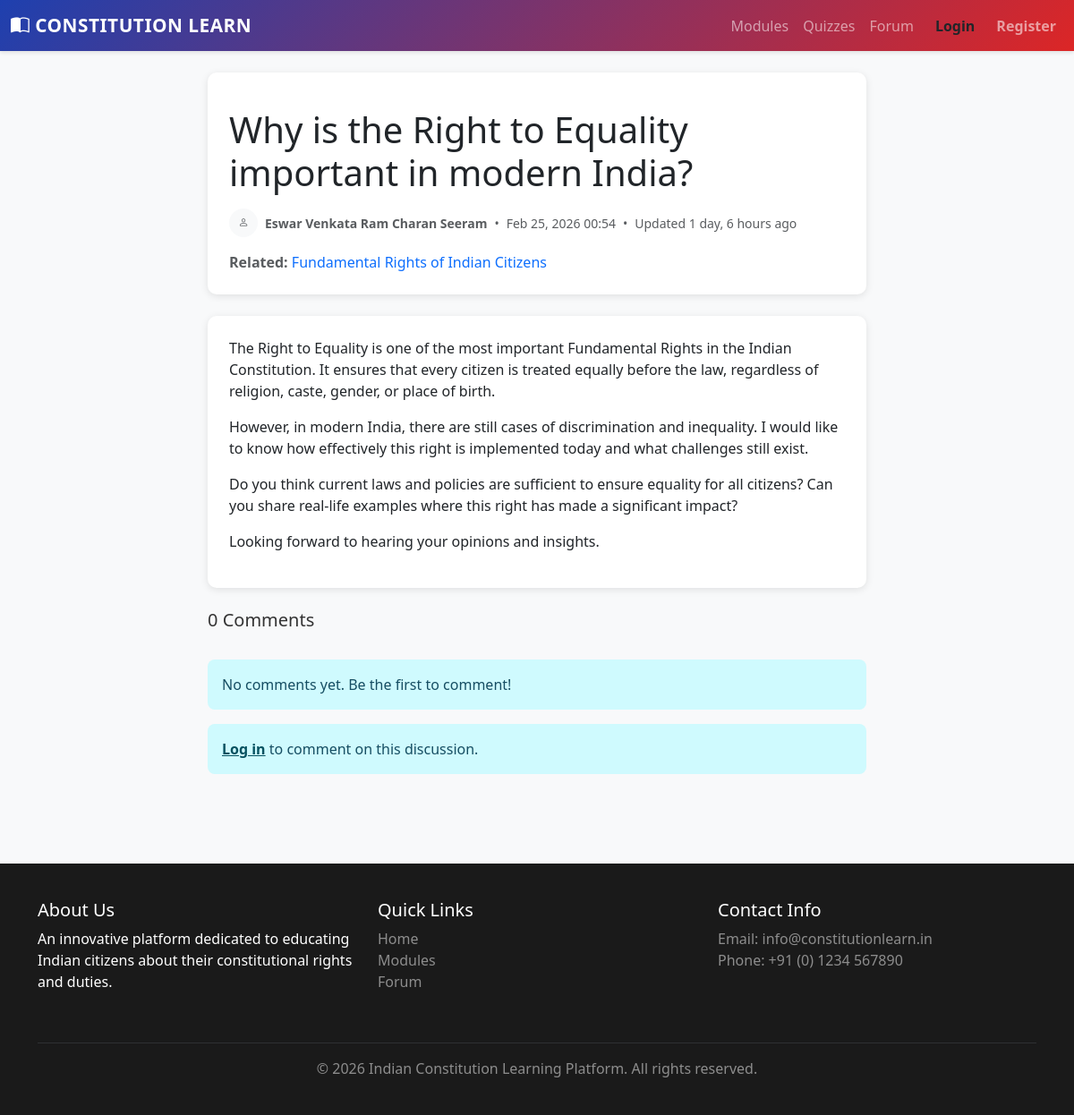
/discussions/1/, run on the app's committed database.
### core/models.py (models this page shows, shortened)
class DiscussionThread(models.Model):
    STATUS_CHOICES = [
        ('open', 'Open'),
        ('closed', 'Closed'),
        ('pinned', 'Pinned'),
    ]
    title = models.CharField(
        max_length=255,
        help_text='Thread title'
    )
    content = models.TextField(help_text='Thread content')
    author = models.ForeignKey(
        CustomUser,
        on_delete=models.CASCADE,
        related_name='discussion_threads',
        help_text='Thread creator'
    )
    module = models.ForeignKey(
        LearningModule,
        on_delete=models.SET_NULL,
        null=True,
        blank=True,
        related_name='discussion_threads',
        help_text='Related module (optional)'
    )
    status = models.CharField(
        max_length=20,
        choices=STATUS_CHOICES,
        default='open',
        help_text='Thread status'
    )
    is_pinned = models.BooleanField(
        default=False,
        help_text='Pin thread to top'
    )
    views_count = models.PositiveIntegerField(
        default=0,
        help_text='Number of views'
    )
    created_at = models.DateTimeField(auto_now_add=True)
    updated_at = models.DateTimeField(auto_now=True)
    class Meta:
        db_table = 'discussion_thread'
        verbose_name = 'Discussion Thread'
        verbose_name_plural = 'Discussion Threads'
        ordering = ['-is_pinned', '-updated_at']
        indexes = [
            models.Index(fields=['-is_pinned', '-created_at']),
            models.Index(fields=['module', 'status']),
        ]
    def increment_views(self):
        self.views_count += 1
        self.save(update_fields=['views_count'])

class CustomUser(AbstractUser):
    ROLE_CHOICES = [
        ('admin', 'Administrator'),
        ('educator', 'Educator'),
        ('citizen', 'Citizen'),
    ]
    role = models.CharField(
        max_length=20,
        choices=ROLE_CHOICES,
        default='citizen',
        help_text='User role in the platform'
    )
    bio = models.TextField(
        blank=True,
        null=True,
        help_text='User biography'
    )
    profile_image = models.ImageField(
        upload_to='profiles/',
        blank=True,
        null=True,
        help_text='User profile picture'
    )
    is_email_verified = models.BooleanField(
        default=False,
        help_text='Email verification status'
    )
    created_at = models.DateTimeField(auto_now_add=True)
    updated_at = models.DateTimeField(auto_now=True)
    class Meta:
        db_table = 'custom_user'
        verbose_name = 'User'
        verbose_name_plural = 'Users'
        ordering = ['-created_at']
        indexes = [
            models.Index(fields=['role']),
            models.Index(fields=['email']),
        ]

class LearningModule(models.Model):
    STATUS_CHOICES = [
        ('draft', 'Draft'),
        ('published', 'Published'),
        ('archived', 'Archived'),
    ]
    title = models.CharField(
        max_length=255,
        unique=True,
        help_text='Module title'
    )
    description = models.TextField(help_text='Module description')
    content = models.TextField(help_text='Module main content')
    slug = models.SlugField(
        unique=True,
        help_text='URL-friendly identifier'
    )
    created_by = models.ForeignKey(
        CustomUser,
        on_delete=models.SET_NULL,
        null=True,
        related_name='created_modules',
        help_text='Educator who created this module'
    )
    status = models.CharField(
        max_length=20,
        choices=STATUS_CHOICES,
        default='draft',
        help_text='Publication status'
    )
    order = models.PositiveIntegerField(
        default=0,
        help_text='Display order'
    )
    image = models.ImageField(
        upload_to='modules/',
        blank=True,
        null=True,
        help_text='Module cover image'
    )
    attachment = models.FileField(
        upload_to='modules/attachments/',
        blank=True,
        null=True,
        help_text='Additional PDF or document'
    )
    difficulty_level = models.CharField(
        max_length=20,
        choices=[
            ('beginner', 'Beginner'),
            ('intermediate', 'Intermediate'),
            ('advanced', 'Advanced'),
        ],
        default='beginner',
        help_text='Difficulty level'
    )
    estimated_time = models.PositiveIntegerField(
        default=15,
        help_text='Estimated reading time in minutes'
    )
    created_at = models.DateTimeField(auto_now_add=True)
    updated_at = models.DateTimeField(auto_now=True)
    published_at = models.DateTimeField(null=True, blank=True)
    class Meta:
        db_table = 'learning_module'
        verbose_name = 'Learning Module'
        verbose_name_plural = 'Learning Modules'
        ordering = ['order', '-created_at']
        indexes = [
            models.Index(fields=['status', 'order']),
            models.Index(fields=['slug']),
        ]

### core/views.py (the view)
# urls.py: path('discussions/<int:pk>/', views.DiscussionThreadDetailView.as_view(), name='thread_detail'),
class DiscussionThreadDetailView(DetailView):
    model = DiscussionThread
    template_name = 'core/discussions/thread_detail.html'
    context_object_name = 'thread'
    def get_object(self, queryset=None):
        obj = super().get_object(queryset)
        obj.increment_views()
        return obj
    def get_context_data(self, **kwargs):
        context = super().get_context_data(**kwargs)
        thread = self.get_object()
        context['comments'] = thread.comments.filter(parent__isnull=True).order_by('-created_at')
        context['comment_form'] = CommentForm()
        return context

### templates/core/discussions/thread_detail.html (shortened to what this page needs)
{% extends "base.html" %}
{% block content %}
<div class="container">
    <div class="row">
        <div class="col-lg-8 mx-auto">
            <div class="card border-0 shadow-sm mb-4">
                <div class="card-body p-4">
                    <h1 class="mb-3">{{ thread.title }}</h1>
                    <div class="d-flex align-items-center text-muted small mb-3">
                        {% if thread.author.profile_image %}
                            <img src="{{ thread.author.profile_image.url }}" alt="{{ thread.author.username }}"
                                 class="rounded-circle me-2" style="width: 32px; height: 32px; object-fit: cover;">
                        {% else %}
                            <div class="rounded-circle bg-light me-2 d-flex align-items-center justify-content-center"
                                 style="width: 32px; height: 32px;">
                                <i class="bi bi-person text-muted" style="font-size: 0.7rem;"></i>
                            </div>
                        {% endif %}
                        <span><strong>{{ thread.author.get_full_name|default:thread.author.username }}</strong></span>
                        <span class="mx-2">•</span>
                        <span>{{ thread.created_at|date:"M d, Y H:i" }}</span>
                        {% if thread.updated_at != thread.created_at %}
                        <span class="mx-2">•</span>
                        <span>Updated {{ thread.updated_at|timesince }} ago</span>
                        {% endif %}
                    </div>
                    {% if thread.module %}
                    <p class="text-muted mb-0">
                        <strong>Related:</strong>
                        <a href="{% url 'module_detail' thread.module.slug %}" class="text-decoration-none">
                            {{ thread.module.title }}
                        </a>
                    </p>
                    {% endif %}
                </div>
            </div>
            <div class="card border-0 shadow-sm mb-4">
                <div class="card-body p-4">
                    {{ thread.content|linebreaks }}
                </div>
            </div>
            <div class="row mb-4">
                <div class="col">
                    <h5>{{ comments.count }} Comments</h5>
                </div>
            </div>
            {% for comment in comments %}
            <div class="card border-0 shadow-sm mb-3">
                <div class="card-body p-4">
                    <div class="d-flex justify-content-between align-items-start mb-3">
                        <div class="d-flex align-items-center">
                            {% if comment.author.profile_image %}
                                <img src="{{ comment.author.profile_image.url }}" alt="{{ comment.author.username }}"
                                     class="rounded-circle me-3" style="width: 40px; height: 40px; object-fit: cover;">
                            {% else %}
                                <div class="rounded-circle bg-light me-3 d-flex align-items-center justify-content-center"
                                     style="width: 40px; height: 40px;">
                                    <i class="bi bi-person text-muted"></i>
                                </div>
                            {% endif %}
                            <div>
                                <strong>{{ comment.author.get_full_name|default:comment.author.username }}</strong><br>
                                <small class="text-muted">{{ comment.created_at|timesince }} ago</small>
                                {% if comment.is_edited %}
                                <span class="badge bg-light text-dark">Edited</span>
                                {% endif %}
                            </div>
                        </div>
                        {% if user == comment.author %}
                        <div class="dropdown">
                            <button class="btn btn-sm btn-outline-secondary dropdown-toggle" type="button" data-bs-toggle="dropdown">
                                <i class="bi bi-three-dots-vertical"></i>
                            </button>
                            <ul class="dropdown-menu dropdown-menu-end">
                                <li><a class="dropdown-item" href="#">Edit</a></li>
                                <li><hr class="dropdown-divider"></li>
                                <li><a class="dropdown-item text-danger" href="#">Delete</a></li>
                            </ul>
                        </div>
                        {% endif %}
                    </div>
                    <p class="mb-3">{{ comment.content|linebreaks }}</p>
                    <div class="d-flex gap-3">
                        <button class="btn btn-sm btn-light" onclick="likeComment({{ comment.id }})">
                            <i class="bi bi-heart"></i> <span id="likes-{{ comment.id }}">{{ comment.likes_count }}</span>
                        </button>
                        {% if user.is_authenticated %}
                        <button class="btn btn-sm btn-light">
                            <i class="bi bi-reply"></i> Reply
                        </button>
                        {% endif %}
                    </div>
                </div>
            </div>
            {% empty %}
            <div class="alert alert-info">No comments yet. Be the first to comment!</div>
            {% endfor %}
            {% if user.is_authenticated and thread.status == 'open' %}
            <div class="card border-0 shadow-sm">
                <div class="card-body p-4">
                    <h6 class="mb-3">Write a Comment</h6>
                    <form method="post" action="{% url 'add_comment' thread.pk %}">
                        {% csrf_token %}
                        <div class="mb-3">
                            {{ comment_form.content }}
                        </div>
                        <button type="submit" class="btn btn-primary">Post Comment</button>
                    </form>
                </div>
            </div>
            {% elif not user.is_authenticated %}
            <div class="alert alert-info">
                <a href="{% url 'login' %}" class="alert-link">Log in</a> to comment on this discussion.
            </div>
            {% endif %}
        </div>
    </div>
</div>
{% endblock %}

### static/css/style.css (style rules this page uses)
:root { --primary-color: #1e40af; --secondary-color: #dc2626; --success-color: #16a34a; --warning-color: #d97706; --danger-color: #dc2626; --info-color: #0284c7; --dark-color: #1a1a1a; --light-color: #f8f9fa; }
* { margin: 0; padding: 0; box-sizing: border-box; }
body { font-family: 'Segoe UI', Tahoma, Geneva, Verdana, sans-serif; background-color: #f8f9fa; color: #333; }
.card { border: none; border-radius: 10px; box-shadow: 0 2px 8px rgba(0,0,0,0.1); transition: all 0.3s cubic-bezier(0.4, 0, 0.2, 1); }
.alert { border: none; border-radius: 8px; border-left: 4px solid; }
.alert-info { border-left-color: var(--info-color); background-color: #cffafe; color: #164e63; }
.shadow-sm { box-shadow: 0 2px 8px rgba(0,0,0,0.1) !important; }

### templates/base.html (style rules this page uses)
:root { --primary-color: #1e40af; --secondary-color: #dc2626; --success-color: #16a34a; }
body { font-family: 'Segoe UI', Tahoma, Geneva, Verdana, sans-serif; background-color: #f8f9fa; }
.card { border: none; border-radius: 10px; box-shadow: 0 2px 8px rgba(0,0,0,0.1); transition: transform 0.3s, box-shadow 0.3s; }
.alert { border: none; border-radius: 8px; }

### data on the page
DiscussionThread: title "Why is the Right to Equality important in modern India?", author.get_full_name "Eswar Venkata Ram Charan Seeram", created_at "Feb 25, 2026 00:54", updated_at "1 day, 6 hours", module "Fundamental Rights of Indian Citizens", content "The Right to Equality is one of the most important Fundamental Rights in the Indian Constitution. It ensures that every citizen is treated equally before the law, regardless of religion, caste, gender, or place of birth. However, in modern India, there are still cases of discrimination and inequality. I would like to know how effectively this right is implemented today and what challenges still exist. Do you think current laws and policies are sufficient to ensure equality for all citizens? Can you share real-life examples where this right has made a significant impact? Looking forward to hearing your opinions and insights."

### other printed values
{{ comments.count }} "0"
